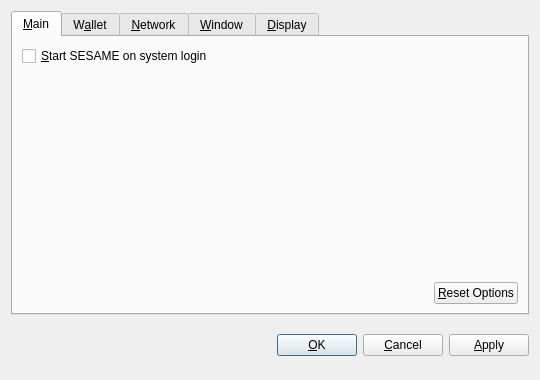
<?xml version="1.0" encoding="UTF-8"?>
<ui version="4.0">
 <class>OptionsDialog</class>
 <widget class="QDialog" name="OptionsDialog">
  <property name="geometry">
   <rect>
    <x>0</x>
    <y>0</y>
    <width>540</width>
    <height>380</height>
   </rect>
  </property>
  <property name="windowTitle">
   <string>Options</string>
  </property>
  <property name="modal">
   <bool>true</bool>
  </property>
  <layout class="QVBoxLayout" name="verticalLayout">
   <item>
    <widget class="QTabWidget" name="tabWidget">
     <property name="tabPosition">
      <enum>QTabWidget::North</enum>
     </property>
     <property name="currentIndex">
      <number>0</number>
     </property>
     <widget class="QWidget" name="tabMain">
      <attribute name="title">
       <string>&amp;Main</string>
      </attribute>
      <layout class="QVBoxLayout" name="verticalLayout_Main">
       <item>
        <widget class="QCheckBox" name="bitcoinAtStartup">
         <property name="toolTip">
          <string>Automatically start SESAME after logging in to the system.</string>
         </property>
         <property name="text">
          <string>&amp;Start SESAME on system login</string>
         </property>
        </widget>
       </item>
       <item>
        <spacer name="verticalSpacer_Main">
         <property name="orientation">
          <enum>Qt::Vertical</enum>
         </property>
         <property name="sizeHint" stdset="0">
          <size>
           <width>20</width>
           <height>40</height>
          </size>
         </property>
        </spacer>
       </item>
       <item>
        <layout class="QHBoxLayout" name="horizontalLayout_2_Main">
         <item>
          <spacer name="horizontalSpacer_2_Main">
           <property name="orientation">
            <enum>Qt::Horizontal</enum>
           </property>
           <property name="sizeHint" stdset="0">
            <size>
             <width>40</width>
             <height>20</height>
            </size>
           </property>
          </spacer>
         </item>
         <item>
          <widget class="QPushButton" name="resetButton">
           <property name="toolTip">
            <string>Reset all client options to default.</string>
           </property>
           <property name="text">
            <string>&amp;Reset Options</string>
           </property>
           <property name="autoDefault">
            <bool>false</bool>
           </property>
          </widget>
         </item>
        </layout>
       </item>
      </layout>
     </widget>
     <widget class="QWidget" name="tabWallet">
      <attribute name="title">
       <string>W&amp;allet</string>
      </attribute>
      <layout class="QVBoxLayout" name="verticalLayout_Network">
       <item>
        <widget class="QLabel" name="transactionFeeInfoLabel">
         <property name="text">
          <string>Optional transaction fee per kB that helps make sure your transactions are processed quickly. Most transactions are 1 kB.</string>
         </property>
         <property name="textFormat">
          <enum>Qt::PlainText</enum>
         </property>
         <property name="wordWrap">
          <bool>true</bool>
         </property>
        </widget>
       </item>
       <item>
        <layout class="QHBoxLayout" name="horizontalLayout_1_Main">
         <item>
          <widget class="QLabel" name="transactionFeeLabel">
           <property name="text">
            <string>Pay transaction &amp;fee</string>
           </property>
           <property name="textFormat">
            <enum>Qt::PlainText</enum>
           </property>
           <property name="buddy">
            <cstring>transactionFee</cstring>
           </property>
          </widget>
         </item>
         <item>
          <widget class="BitcoinAmountField" name="transactionFee"/>
         </item>
         <item>
          <spacer name="horizontalSpacer_1_Main">
           <property name="orientation">
            <enum>Qt::Horizontal</enum>
           </property>
           <property name="sizeHint" stdset="0">
            <size>
             <width>40</width>
             <height>20</height>
            </size>
           </property>
          </spacer>
         </item>
        </layout>
       </item>
       <item>
        <widget class="QLabel" name="label">
         <property name="text">
          <string>If you disable the spending of unconfirmed change, the change from a transaction cannot be used until that transaction has at least one confirmation. This also affects how your balance is computed.</string>
         </property>
         <property name="wordWrap">
          <bool>true</bool>
         </property>
        </widget>
       </item>
       <item>
        <widget class="QCheckBox" name="spendZeroConfChange">
         <property name="text">
          <string>Spend unconfirmed change  (experts only)</string>
         </property>
        </widget>
       </item>
       <item>
        <spacer name="verticalSpacer">
         <property name="orientation">
          <enum>Qt::Vertical</enum>
         </property>
         <property name="sizeHint" stdset="0">
          <size>
           <width>20</width>
           <height>40</height>
          </size>
         </property>
        </spacer>
       </item>
      </layout>
     </widget>
     <widget class="QWidget" name="tabNetwork">
      <attribute name="title">
       <string>&amp;Network</string>
      </attribute>
      <layout class="QVBoxLayout" name="verticalLayout_Network">
       <item>
        <widget class="QCheckBox" name="mapPortUpnp">
         <property name="toolTip">
          <string>Automatically open the SESAME client port on the router. This only works when your router supports UPnP and it is enabled.</string>
         </property>
         <property name="text">
          <string>Map port using &amp;UPnP</string>
         </property>
        </widget>
       </item>
       <item>
        <widget class="QCheckBox" name="connectSocks">
         <property name="toolTip">
          <string>Connect to the SESAME network through a SOCKS proxy (e.g. when connecting through Tor).</string>
         </property>
         <property name="text">
          <string>&amp;Connect through SOCKS proxy:</string>
         </property>
        </widget>
       </item>
       <item>
        <layout class="QHBoxLayout" name="horizontalLayout_Network">
         <item>
          <widget class="QLabel" name="proxyIpLabel">
           <property name="text">
            <string>Proxy &amp;IP:</string>
           </property>
           <property name="textFormat">
            <enum>Qt::PlainText</enum>
           </property>
           <property name="buddy">
            <cstring>proxyIp</cstring>
           </property>
          </widget>
         </item>
         <item>
          <widget class="QValidatedLineEdit" name="proxyIp">
           <property name="maximumSize">
            <size>
             <width>140</width>
             <height>16777215</height>
            </size>
           </property>
           <property name="toolTip">
            <string>IP address of the proxy (e.g. 127.0.0.1)</string>
           </property>
          </widget>
         </item>
         <item>
          <widget class="QLabel" name="proxyPortLabel">
           <property name="text">
            <string>&amp;Port:</string>
           </property>
           <property name="textFormat">
            <enum>Qt::PlainText</enum>
           </property>
           <property name="buddy">
            <cstring>proxyPort</cstring>
           </property>
          </widget>
         </item>
         <item>
          <widget class="QLineEdit" name="proxyPort">
           <property name="maximumSize">
            <size>
             <width>55</width>
             <height>16777215</height>
            </size>
           </property>
           <property name="toolTip">
            <string>Port of the proxy (e.g. 9050)</string>
           </property>
          </widget>
         </item>
         <item>
          <widget class="QLabel" name="socksVersionLabel">
           <property name="text">
            <string>SOCKS &amp;Version:</string>
           </property>
           <property name="textFormat">
            <enum>Qt::PlainText</enum>
           </property>
           <property name="buddy">
            <cstring>socksVersion</cstring>
           </property>
          </widget>
         </item>
         <item>
          <widget class="QValueComboBox" name="socksVersion">
           <property name="toolTip">
            <string>SOCKS version of the proxy (e.g. 5)</string>
           </property>
          </widget>
         </item>
         <item>
          <spacer name="horizontalSpacer_Network">
           <property name="orientation">
            <enum>Qt::Horizontal</enum>
           </property>
           <property name="sizeHint" stdset="0">
            <size>
             <width>40</width>
             <height>20</height>
            </size>
           </property>
          </spacer>
         </item>
        </layout>
       </item>
       <item>
        <spacer name="verticalSpacer_Network">
         <property name="orientation">
          <enum>Qt::Vertical</enum>
         </property>
         <property name="sizeHint" stdset="0">
          <size>
           <width>20</width>
           <height>40</height>
          </size>
         </property>
        </spacer>
       </item>
      </layout>
     </widget>
     <widget class="QWidget" name="tabWindow">
      <attribute name="title">
       <string>&amp;Window</string>
      </attribute>
      <layout class="QVBoxLayout" name="verticalLayout_Window">
       <item>
        <widget class="QCheckBox" name="minimizeToTray">
         <property name="toolTip">
          <string>Show only a tray icon after minimizing the window.</string>
         </property>
         <property name="text">
          <string>&amp;Minimize to the tray instead of the taskbar</string>
         </property>
        </widget>
       </item>
       <item>
        <widget class="QCheckBox" name="minimizeOnClose">
         <property name="toolTip">
          <string>Minimize instead of exit the application when the window is closed. When this option is enabled, the application will be closed only after selecting Quit in the menu.</string>
         </property>
         <property name="text">
          <string>M&amp;inimize on close</string>
         </property>
        </widget>
       </item>
       <item>
        <spacer name="verticalSpacer_Window">
         <property name="orientation">
          <enum>Qt::Vertical</enum>
         </property>
         <property name="sizeHint" stdset="0">
          <size>
           <width>20</width>
           <height>40</height>
          </size>
         </property>
        </spacer>
       </item>
      </layout>
     </widget>
     <widget class="QWidget" name="tabDisplay">
      <attribute name="title">
       <string>&amp;Display</string>
      </attribute>
      <layout class="QVBoxLayout" name="verticalLayout_Display">
       <item>
        <layout class="QHBoxLayout" name="horizontalLayout_1_Display">
         <item>
          <widget class="QLabel" name="langLabel">
           <property name="text">
            <string>User Interface &amp;language:</string>
           </property>
           <property name="textFormat">
            <enum>Qt::PlainText</enum>
           </property>
           <property name="buddy">
            <cstring>lang</cstring>
           </property>
          </widget>
         </item>
         <item>
          <widget class="QValueComboBox" name="lang">
           <property name="toolTip">
            <string>The user interface language can be set here. This setting will take effect after restarting SESAME.</string>
           </property>
          </widget>
         </item>
        </layout>
       </item>
       <item>
        <layout class="QHBoxLayout" name="horizontalLayout_2_Display">
         <item>
          <widget class="QLabel" name="unitLabel">
           <property name="text">
            <string>&amp;Unit to show amounts in:</string>
           </property>
           <property name="textFormat">
            <enum>Qt::PlainText</enum>
           </property>
           <property name="buddy">
            <cstring>unit</cstring>
           </property>
          </widget>
         </item>
         <item>
          <widget class="QValueComboBox" name="unit">
           <property name="toolTip">
            <string>Choose the default subdivision unit to show in the interface and when sending coins.</string>
           </property>
          </widget>
         </item>
        </layout>
       </item>
       <item>
        <widget class="QCheckBox" name="displayAddresses">
         <property name="toolTip">
          <string>Whether to show SESAME addresses in the transaction list or not.</string>
         </property>
         <property name="text">
          <string>&amp;Display addresses in transaction list</string>
         </property>
        </widget>
       </item>
       <item>
        <widget class="QCheckBox" name="coinControlFeatures">
         <property name="toolTip">
          <string>Whether to show coin control features or not.</string>
         </property>
         <property name="text">
          <string>Display coin &amp;control features (experts only!)</string>
         </property>
        </widget>
       </item>
       <item>
        <spacer name="verticalSpacer_Display">
         <property name="orientation">
          <enum>Qt::Vertical</enum>
         </property>
         <property name="sizeHint" stdset="0">
          <size>
           <width>20</width>
           <height>40</height>
          </size>
         </property>
        </spacer>
       </item>
      </layout>
     </widget>
    </widget>
   </item>
   <item>
    <layout class="QHBoxLayout" name="horizontalLayout_Buttons">
     <item>
      <spacer name="horizontalSpacer_1">
       <property name="orientation">
        <enum>Qt::Horizontal</enum>
       </property>
       <property name="sizeHint" stdset="0">
        <size>
         <width>40</width>
         <height>48</height>
        </size>
       </property>
      </spacer>
     </item>
     <item>
      <widget class="QLabel" name="statusLabel">
       <property name="font">
        <font>
         <weight>75</weight>
         <bold>true</bold>
        </font>
       </property>
       <property name="text">
        <string/>
       </property>
       <property name="textFormat">
        <enum>Qt::PlainText</enum>
       </property>
       <property name="wordWrap">
        <bool>true</bool>
       </property>
      </widget>
     </item>
     <item>
      <spacer name="horizontalSpacer_2">
       <property name="orientation">
        <enum>Qt::Horizontal</enum>
       </property>
       <property name="sizeHint" stdset="0">
        <size>
         <width>40</width>
         <height>48</height>
        </size>
       </property>
      </spacer>
     </item>
     <item>
      <widget class="QPushButton" name="okButton">
       <property name="text">
        <string>&amp;OK</string>
       </property>
      </widget>
     </item>
     <item>
      <widget class="QPushButton" name="cancelButton">
       <property name="text">
        <string>&amp;Cancel</string>
       </property>
       <property name="autoDefault">
        <bool>false</bool>
       </property>
      </widget>
     </item>
     <item>
      <widget class="QPushButton" name="applyButton">
       <property name="text">
        <string>&amp;Apply</string>
       </property>
       <property name="autoDefault">
        <bool>false</bool>
       </property>
      </widget>
     </item>
    </layout>
   </item>
  </layout>
 </widget>
 <customwidgets>
  <customwidget>
   <class>BitcoinAmountField</class>
   <extends>QSpinBox</extends>
   <header>bitcoinamountfield.h</header>
  </customwidget>
  <customwidget>
   <class>QValueComboBox</class>
   <extends>QComboBox</extends>
   <header>qvaluecombobox.h</header>
  </customwidget>
  <customwidget>
   <class>QValidatedLineEdit</class>
   <extends>QLineEdit</extends>
   <header>qvalidatedlineedit.h</header>
  </customwidget>
 </customwidgets>
 <resources/>
 <connections/>
</ui>
